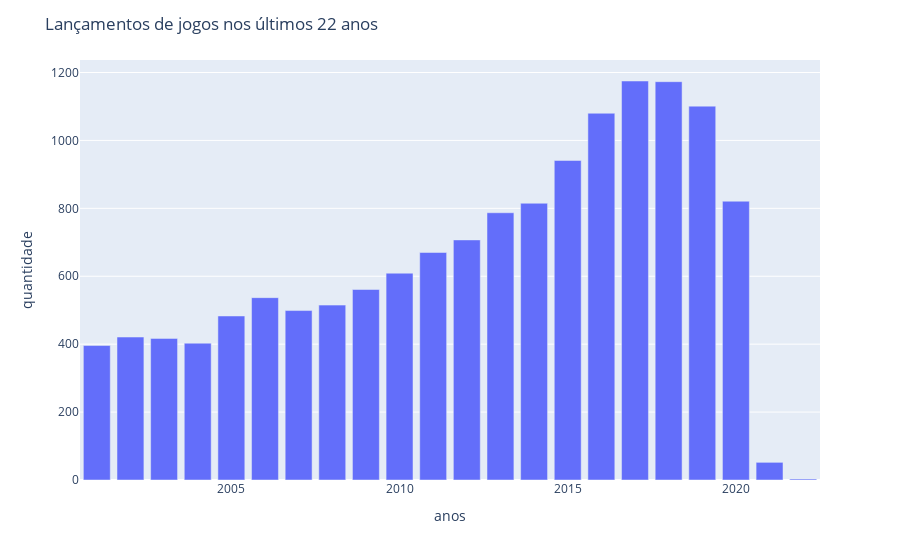

The code cell stored with this chart in its notebook:
### Markdown cell above
ANÁLISES BÁSICAS SOBRE OS JOGOS:

### Code cell
lancado = df[['yearpublished']]
lancado = lancado.value_counts()
lancado = lancado.sort_index(ascending=False)
lancado = lancado.iloc[0:22]
ano = list(range(2022,2000,-1))

fig=px.bar(x=ano, y=lancado)
fig.update_layout(
    title='Lançamentos de jogos nos últimos 22 anos',
    xaxis=dict(title='anos'),
    yaxis=dict(title='quantidade'))
fig.show()

### Figure 1 — Plotly figure (JSON) as saved in the notebook; plotly's stock layout.template omitted (floating-point values rounded to 4 significant figures)
{"data": [{"alignmentgroup": "True", "hovertemplate": "x=%{x}<br>y=%{y}<extra></extra>", "legendgroup": "", "marker": {"color": "#636efa", "pattern": {"shape": ""}}, "name": "", "offsetgroup": "", "orientation": "v", "showlegend": false, "textposition": "auto", "type": "bar", "x": [2022, 2021, 2020, 2019, 2018, 2017, 2016, 2015, 2014, 2013, 2012, 2011, 2010, 2009, 2008, 2007, 2006, 2005, 2004, 2003, 2002, 2001], "xaxis": "x", "y": [3, 52, 821, 1101, 1173, 1175, 1080, 941, 815, 787, 707, 670, 609, 561, 515, 499, 537, 483, 403, 417, 421, 396], "yaxis": "y"}], "layout": {"barmode": "relative", "legend": {"tracegroupgap": 0}, "margin": {"t": 60}, "title": {"text": "Lançamentos de jogos nos últimos 22 anos"}, "xaxis": {"anchor": "y", "domain": [0, 1], "title": {"text": "anos"}}, "yaxis": {"anchor": "x", "domain": [0, 1], "title": {"text": "quantidade"}}}}
